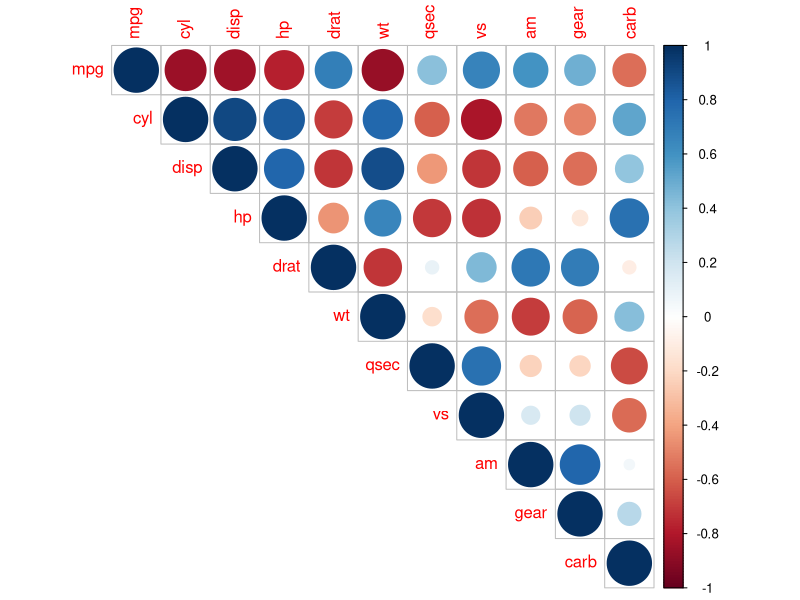
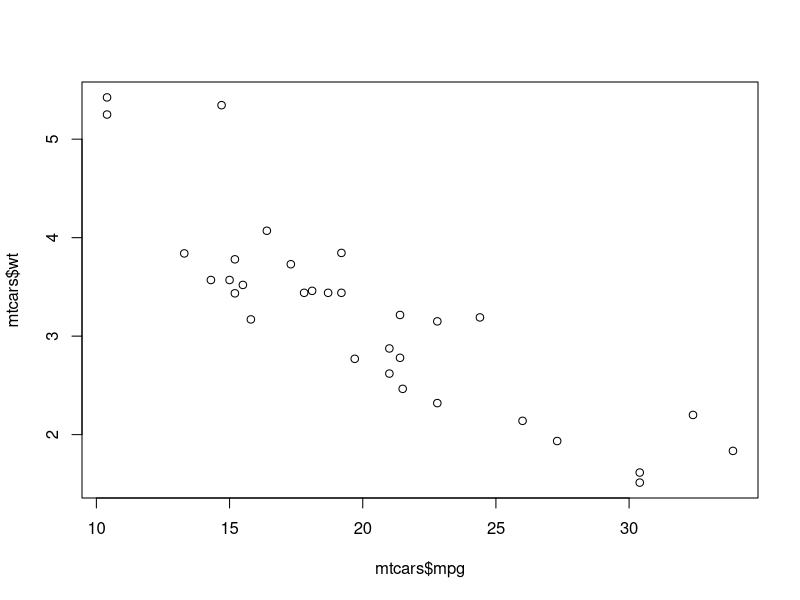
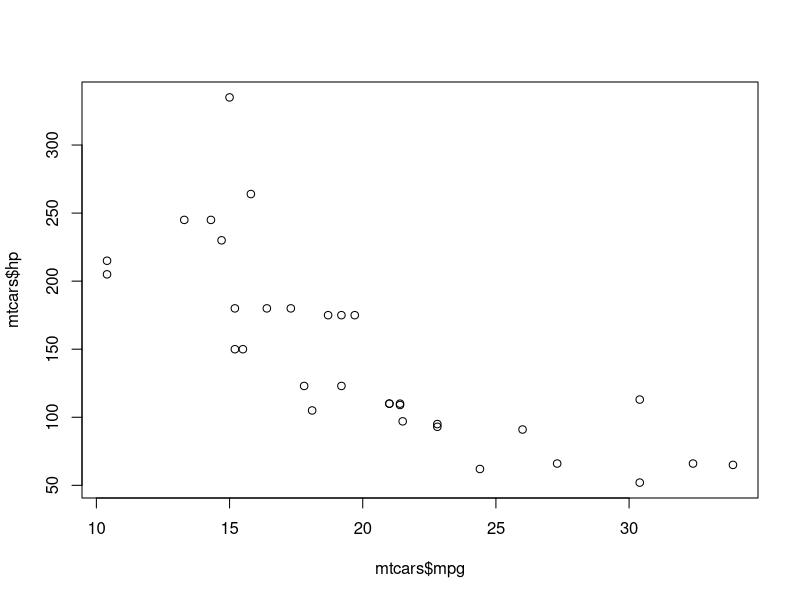
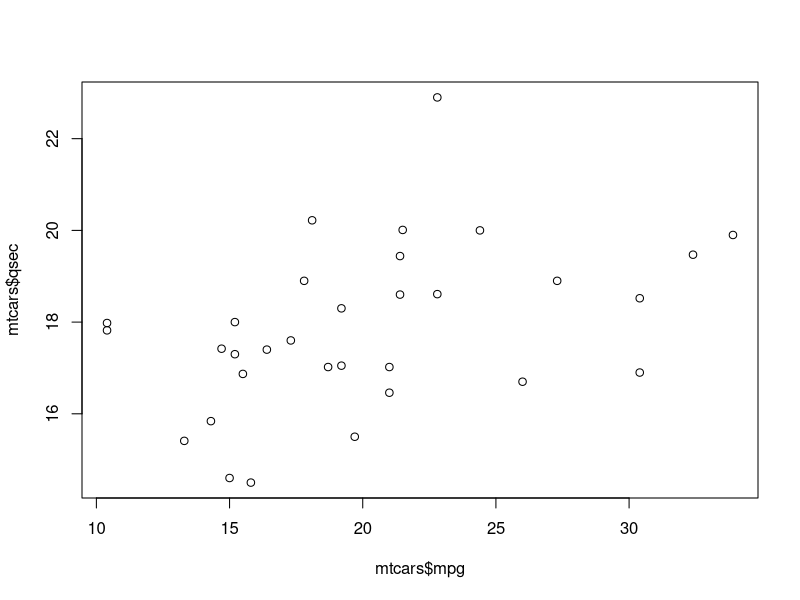
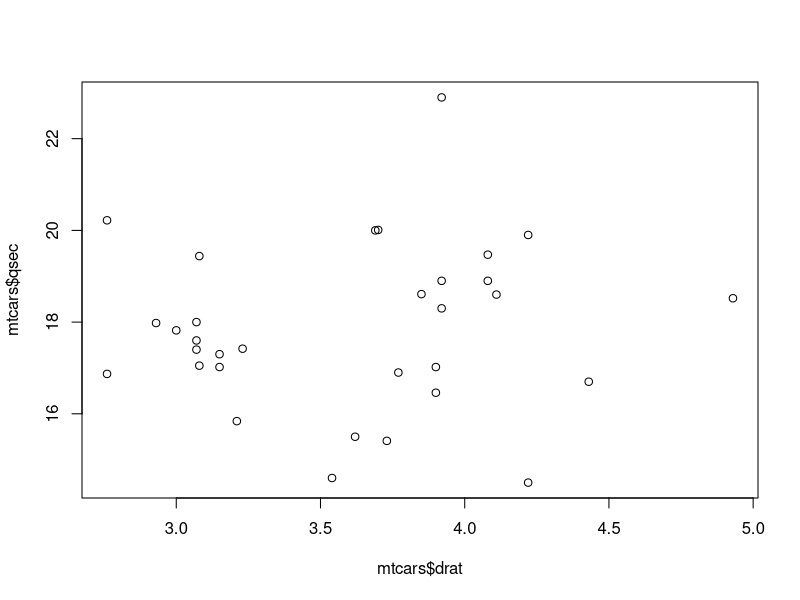
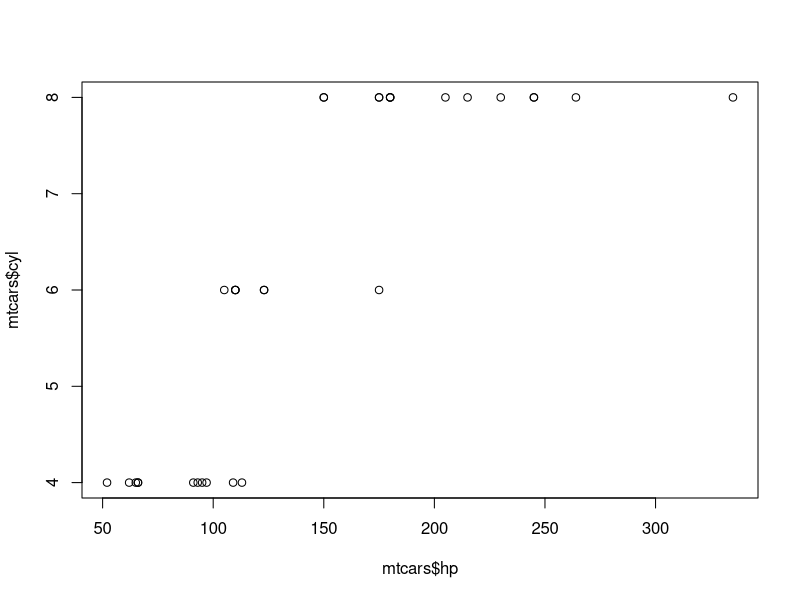
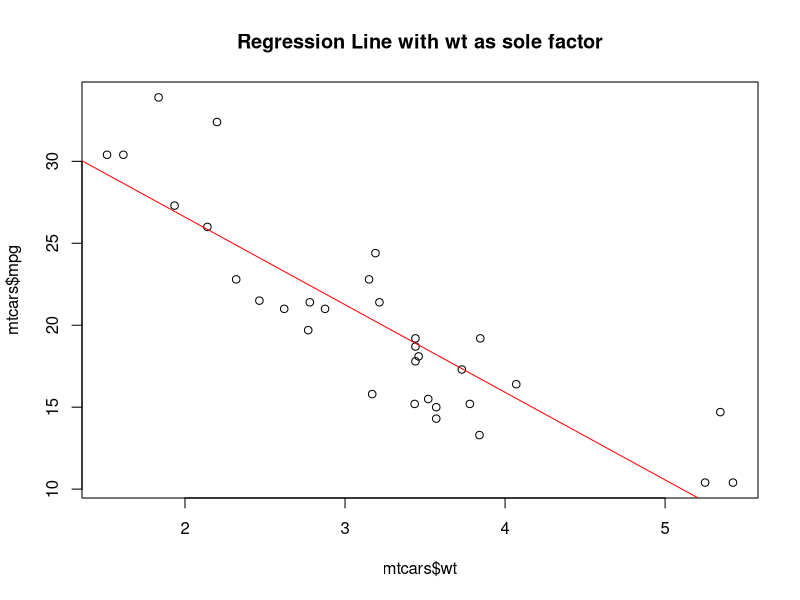
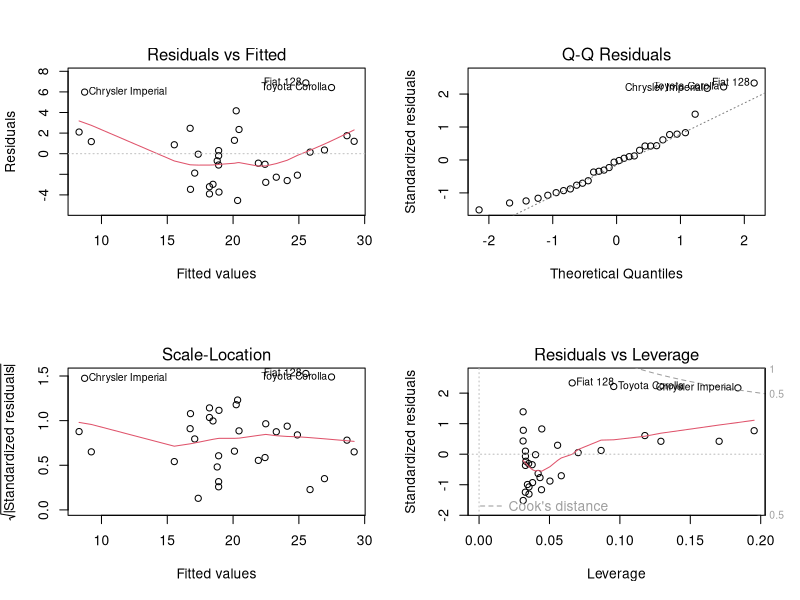

Write R code to recreate these figures, in order.
# ========================================================================================================
# Purpose:      Rscript for Linear Regression demo.
# Author:       Neumann Chew
# Updated:      18-09-2018
# Topics:       Correlation; Linear Regression; Diagnostics; Train vs Test set
# Data Source:  mtcars
# Packages:     corrplot, caTools, car
#=========================================================================================================


# Loads the standard dataset mtcars from a base package in R.
data(mtcars)

# Correlation Matrix
cor(mtcars)
round(cor(mtcars), 2)

# Correlation Plot
install.packages("corrplot")
library(corrplot)
corrplot(cor(mtcars), type = "upper")


plot(mtcars$mpg, mtcars$wt)
cor(mtcars$mpg, mtcars$wt)
## -0.8676594


plot(mtcars$mpg, mtcars$hp)
cor(mtcars$mpg, mtcars$hp)
## -0.7761684

plot(mtcars$mpg, mtcars$qsec)
cor(mtcars$mpg, mtcars$qsec)
## 0.418684


plot(mtcars$drat, mtcars$qsec)
cor(mtcars$drat, mtcars$qsec)
## 0.09120476


plot(mtcars$hp, mtcars$cyl)
cor(mtcars$hp, mtcars$cyl)
## 0.8324475





# Outcome Variable: MPG as higher MPG means costs savings on petrol.

# m1 with wt only -------------------------------------------------------------------
m1 <- lm(mpg ~ wt, data = mtcars)
summary(m1) # See the PPT file
plot(x = mtcars$wt, y = mtcars$mpg, main = "Regression Line with wt as sole factor")
abline(m1, col = "red")
identify(x = mtcars$wt, y = mtcars$mpg) # Identify the cases selected in Plot.

par(mfrow = c(2,2))  # Plot 4 charts in one plot - 2 by 2.
plot(m1)  # Plot model 1 diagnostics, See the PPT file
par(mfrow = c(1,1))  # Reset plot options to 1 chart in one plot.
#-------------------------------------------------------------------------------------

# m2 with Wt and Wt^2 ----------------------------------------------------------------
m2 <- lm(mpg ~ wt + I(wt^2), data = mtcars)
summary(m2)

par(mfrow = c(2,2))  # Plot 4 charts in one plot - 2 by 2.
plot(m2)  # Plot model 2 diagnostics
par(mfrow = c(1,1))  # Reset plot options to 1 chart in one plot.
# -------------------------------------------------------------------------------------

# m3 with wt and cyl ----------------------------------------------------------------
str(mtcars$cyl)
mtcars <- mtcars  # create a copy to preserve the orignal dataset.
mtcars$cyl <- factor(mtcars$cyl)
str(mtcars$cyl)  # Check data structure is now factor
levels(mtcars$cyl)
m3 <- lm(mpg ~ wt + cyl, data = mtcars)
summary(m3)  # See the PPT file

par(mfrow = c(2,2))
plot(m3)  # Plot model 3 diagnostics
par(mfrow = c(1,1))
# -----------------------------------------------------------------------------------

# m.full and m4 from backward elimination -------------------------------------------
mtcars$vs <- factor(mtcars$vs)  # vs: V-shaped engine vs. Straight engine
mtcars$am <- factor(mtcars$am)  # am: automatic transmission vs. manual transmission
mtcars$gear <- factor(mtcars$gear)  # gear: number of forward gears
mtcars$carb <- factor(mtcars$carb)  # carb: number of carburetors 
m.full <- lm(mpg ~ . , data = mtcars)  # . means all other variables
m4 <- step(m.full)  # Akaike Information Criterion
summary(m4)

par(mfrow = c(2,2)) # Plot 4 charts in one plot - 2 by 2.
plot(m4)  # Plot model 4 diagnostics
par(mfrow = c(1,1)) # Reset plot options to 1 chart in one plot.
# ------------------------------------------------------------------------------------


# VIF --------------------------------------------------------------------------------------------------------------
summary(m.full)  #cyl 4 > cyl 6 < cyl 8
plot(x = mtcars$cyl, y = mtcars$mpg, main ="The higher the cyl, the lower the mpg", xlab = "cyl", ylab = "mpg")

install.packages("car")
library(car)
vif(m.full) # many variables have adjusted GVIF above 2, that for cyl is way above 2
vif(m4)     # adjusted GVIF around or less than 2, coefficients are much more stable
summary(m4)
vif(m3)     # adjusted GVIF below 2
summary(m3)
vif(m2)     # VIF greater than 10, not a serious concern since wt^2 and wt are supposed to be highly correlated
summary(m2)
#--------------------------------------------------------------------------------------------------------------------


# Train-Test Split and m5 --------------------------------------------------------
install.packages("caTools")
library(caTools)

# Generate a random number sequence that can be reproduced to verify results.
set.seed(2004)

# 70% trainset. Stratify on Y = mpg. Caution: Sample size only 32 in this example.
train <- sample.split(Y = mtcars$mpg, SplitRatio = 0.7)
trainset <- subset(mtcars, train == T)
testset <- subset(mtcars, train == F)

# Checking the distribution of Y is similar in trainset vs testset.
summary(trainset$mpg)
summary(testset$mpg)

# Develop model on trainset
m5 <- lm(mpg ~ wt + cyl, data = trainset)
summary(m5)
residuals(m5) 

# Residuals = Error = Actual mpg - Model Predicted mpg
RMSE.m5.train <- sqrt(mean(residuals(m5)^2))  # RMSE on trainset based on m5 model.
summary(abs(residuals(m5)))  # Check Min Abs Error and Max Abs Error.

# Apply model from trainset to predict on testset.
predict.m5.test <- predict(m5, newdata = testset)
testset.error <- testset$mpg - predict.m5.test

# Testset Errors
RMSE.m5.test <- sqrt(mean(testset.error^2))
summary(abs(testset.error))

RMSE.m5.train 
RMSE.m5.test 
#-----------------------------------------------------------------------------------

# End ==============================================================================
